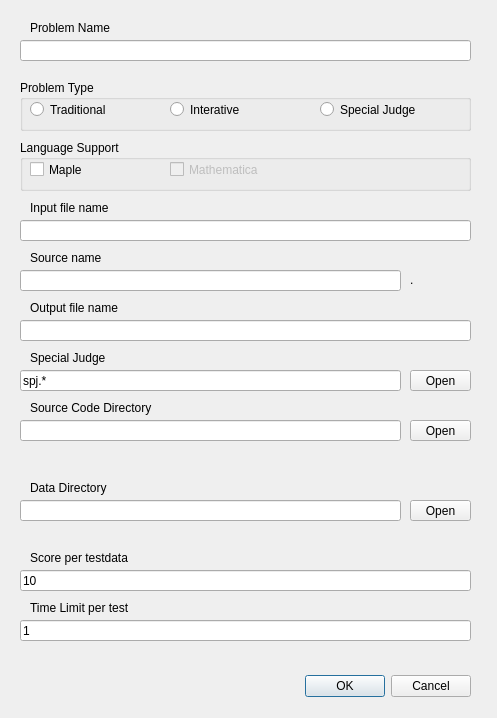
<?xml version="1.0" encoding="UTF-8"?>
<ui version="4.0">
 <class>dialog_newpbl</class>
 <widget class="QDialog" name="dialog_newpbl">
  <property name="geometry">
   <rect>
    <x>0</x>
    <y>0</y>
    <width>497</width>
    <height>718</height>
   </rect>
  </property>
  <property name="windowTitle">
   <string>Configure New Problem</string>
  </property>
  <widget class="QDialogButtonBox" name="buttonBox">
   <property name="geometry">
    <rect>
     <x>130</x>
     <y>670</y>
     <width>341</width>
     <height>32</height>
    </rect>
   </property>
   <property name="orientation">
    <enum>Qt::Horizontal</enum>
   </property>
   <property name="standardButtons">
    <set>QDialogButtonBox::Cancel|QDialogButtonBox::Ok</set>
   </property>
  </widget>
  <widget class="QGroupBox" name="groupBox">
   <property name="geometry">
    <rect>
     <x>20</x>
     <y>80</y>
     <width>451</width>
     <height>51</height>
    </rect>
   </property>
   <property name="title">
    <string>Problem Type</string>
   </property>
   <widget class="QRadioButton" name="radBtn_Trad">
    <property name="geometry">
     <rect>
      <x>10</x>
      <y>20</y>
      <width>115</width>
      <height>19</height>
     </rect>
    </property>
    <property name="text">
     <string>Traditional</string>
    </property>
   </widget>
   <widget class="QRadioButton" name="radBtn_Intr">
    <property name="geometry">
     <rect>
      <x>150</x>
      <y>20</y>
      <width>115</width>
      <height>19</height>
     </rect>
    </property>
    <property name="text">
     <string>Interative</string>
    </property>
   </widget>
   <widget class="QRadioButton" name="radBtn_spj">
    <property name="geometry">
     <rect>
      <x>300</x>
      <y>20</y>
      <width>141</width>
      <height>19</height>
     </rect>
    </property>
    <property name="text">
     <string>Special Judge</string>
    </property>
   </widget>
  </widget>
  <widget class="QLineEdit" name="edt_inp">
   <property name="geometry">
    <rect>
     <x>20</x>
     <y>220</y>
     <width>451</width>
     <height>21</height>
    </rect>
   </property>
  </widget>
  <widget class="QLabel" name="lbl_inp">
   <property name="geometry">
    <rect>
     <x>30</x>
     <y>200</y>
     <width>131</width>
     <height>16</height>
    </rect>
   </property>
   <property name="text">
    <string>Input file name</string>
   </property>
  </widget>
  <widget class="QLineEdit" name="edt_src">
   <property name="geometry">
    <rect>
     <x>20</x>
     <y>270</y>
     <width>381</width>
     <height>21</height>
    </rect>
   </property>
  </widget>
  <widget class="QLabel" name="lbl_src">
   <property name="geometry">
    <rect>
     <x>30</x>
     <y>250</y>
     <width>131</width>
     <height>16</height>
    </rect>
   </property>
   <property name="text">
    <string>Source name</string>
   </property>
  </widget>
  <widget class="QLineEdit" name="edt_out">
   <property name="geometry">
    <rect>
     <x>20</x>
     <y>320</y>
     <width>451</width>
     <height>21</height>
    </rect>
   </property>
  </widget>
  <widget class="QLabel" name="lbl_out">
   <property name="geometry">
    <rect>
     <x>30</x>
     <y>300</y>
     <width>131</width>
     <height>16</height>
    </rect>
   </property>
   <property name="text">
    <string>Output file name</string>
   </property>
  </widget>
  <widget class="QLineEdit" name="edt_spj">
   <property name="geometry">
    <rect>
     <x>20</x>
     <y>370</y>
     <width>381</width>
     <height>21</height>
    </rect>
   </property>
   <property name="text">
    <string>spj.*</string>
   </property>
  </widget>
  <widget class="QLabel" name="lbl_spj">
   <property name="geometry">
    <rect>
     <x>30</x>
     <y>350</y>
     <width>131</width>
     <height>16</height>
    </rect>
   </property>
   <property name="text">
    <string>Special Judge</string>
   </property>
  </widget>
  <widget class="QLineEdit" name="edt_score">
   <property name="geometry">
    <rect>
     <x>20</x>
     <y>570</y>
     <width>451</width>
     <height>21</height>
    </rect>
   </property>
   <property name="text">
    <string>10</string>
   </property>
  </widget>
  <widget class="QLabel" name="lbl_score">
   <property name="geometry">
    <rect>
     <x>30</x>
     <y>550</y>
     <width>151</width>
     <height>16</height>
    </rect>
   </property>
   <property name="text">
    <string>Score per testdata</string>
   </property>
  </widget>
  <widget class="QLineEdit" name="edt_prob">
   <property name="geometry">
    <rect>
     <x>20</x>
     <y>40</y>
     <width>451</width>
     <height>21</height>
    </rect>
   </property>
  </widget>
  <widget class="QLabel" name="lbl_prob">
   <property name="geometry">
    <rect>
     <x>30</x>
     <y>20</y>
     <width>131</width>
     <height>16</height>
    </rect>
   </property>
   <property name="text">
    <string>Problem Name</string>
   </property>
  </widget>
  <widget class="QGroupBox" name="groupBox_2">
   <property name="geometry">
    <rect>
     <x>20</x>
     <y>140</y>
     <width>451</width>
     <height>51</height>
    </rect>
   </property>
   <property name="title">
    <string>Language Support</string>
   </property>
   <widget class="QCheckBox" name="ckBox_Maple">
    <property name="geometry">
     <rect>
      <x>10</x>
      <y>20</y>
      <width>91</width>
      <height>19</height>
     </rect>
    </property>
    <property name="text">
     <string>Maple</string>
    </property>
   </widget>
   <widget class="QCheckBox" name="ckBox_MMA">
    <property name="enabled">
     <bool>false</bool>
    </property>
    <property name="geometry">
     <rect>
      <x>150</x>
      <y>20</y>
      <width>141</width>
      <height>19</height>
     </rect>
    </property>
    <property name="text">
     <string>Mathematica</string>
    </property>
   </widget>
  </widget>
  <widget class="QLabel" name="lbl_src_dir">
   <property name="geometry">
    <rect>
     <x>30</x>
     <y>400</y>
     <width>171</width>
     <height>16</height>
    </rect>
   </property>
   <property name="text">
    <string>Source Code Directory</string>
   </property>
  </widget>
  <widget class="QLineEdit" name="edt_src_dir">
   <property name="geometry">
    <rect>
     <x>20</x>
     <y>420</y>
     <width>381</width>
     <height>21</height>
    </rect>
   </property>
   <property name="text">
    <string/>
   </property>
  </widget>
  <widget class="QToolButton" name="btn_src_dir">
   <property name="geometry">
    <rect>
     <x>410</x>
     <y>420</y>
     <width>61</width>
     <height>21</height>
    </rect>
   </property>
   <property name="text">
    <string>Open</string>
   </property>
  </widget>
  <widget class="QLineEdit" name="edt_data_dir">
   <property name="geometry">
    <rect>
     <x>20</x>
     <y>500</y>
     <width>381</width>
     <height>21</height>
    </rect>
   </property>
   <property name="text">
    <string/>
   </property>
  </widget>
  <widget class="QToolButton" name="btn_data_dir">
   <property name="geometry">
    <rect>
     <x>410</x>
     <y>500</y>
     <width>61</width>
     <height>21</height>
    </rect>
   </property>
   <property name="text">
    <string>Open</string>
   </property>
  </widget>
  <widget class="QLabel" name="lbl_data_dir">
   <property name="geometry">
    <rect>
     <x>30</x>
     <y>480</y>
     <width>171</width>
     <height>16</height>
    </rect>
   </property>
   <property name="text">
    <string>Data Directory</string>
   </property>
  </widget>
  <widget class="QLabel" name="lbl_src_cnt">
   <property name="geometry">
    <rect>
     <x>40</x>
     <y>450</y>
     <width>241</width>
     <height>16</height>
    </rect>
   </property>
   <property name="text">
    <string/>
   </property>
  </widget>
  <widget class="QLabel" name="lbl_data_cnt">
   <property name="geometry">
    <rect>
     <x>40</x>
     <y>530</y>
     <width>241</width>
     <height>16</height>
    </rect>
   </property>
   <property name="text">
    <string/>
   </property>
  </widget>
  <widget class="QLabel" name="lbl_src_suf">
   <property name="geometry">
    <rect>
     <x>410</x>
     <y>270</y>
     <width>61</width>
     <height>20</height>
    </rect>
   </property>
   <property name="text">
    <string>.</string>
   </property>
  </widget>
  <widget class="QLabel" name="lbl_TL">
   <property name="geometry">
    <rect>
     <x>30</x>
     <y>600</y>
     <width>161</width>
     <height>16</height>
    </rect>
   </property>
   <property name="text">
    <string>Time Limit per test</string>
   </property>
  </widget>
  <widget class="QLineEdit" name="edt_TL">
   <property name="geometry">
    <rect>
     <x>20</x>
     <y>620</y>
     <width>451</width>
     <height>21</height>
    </rect>
   </property>
   <property name="text">
    <string>1</string>
   </property>
  </widget>
  <widget class="QToolButton" name="btn_spj">
   <property name="geometry">
    <rect>
     <x>410</x>
     <y>370</y>
     <width>61</width>
     <height>21</height>
    </rect>
   </property>
   <property name="text">
    <string>Open</string>
   </property>
  </widget>
 </widget>
 <resources/>
 <connections>
  <connection>
   <sender>buttonBox</sender>
   <signal>accepted()</signal>
   <receiver>dialog_newpbl</receiver>
   <slot>accept()</slot>
   <hints>
    <hint type="sourcelabel">
     <x>248</x>
     <y>254</y>
    </hint>
    <hint type="destinationlabel">
     <x>157</x>
     <y>274</y>
    </hint>
   </hints>
  </connection>
  <connection>
   <sender>buttonBox</sender>
   <signal>rejected()</signal>
   <receiver>dialog_newpbl</receiver>
   <slot>reject()</slot>
   <hints>
    <hint type="sourcelabel">
     <x>316</x>
     <y>260</y>
    </hint>
    <hint type="destinationlabel">
     <x>286</x>
     <y>274</y>
    </hint>
   </hints>
  </connection>
 </connections>
</ui>
